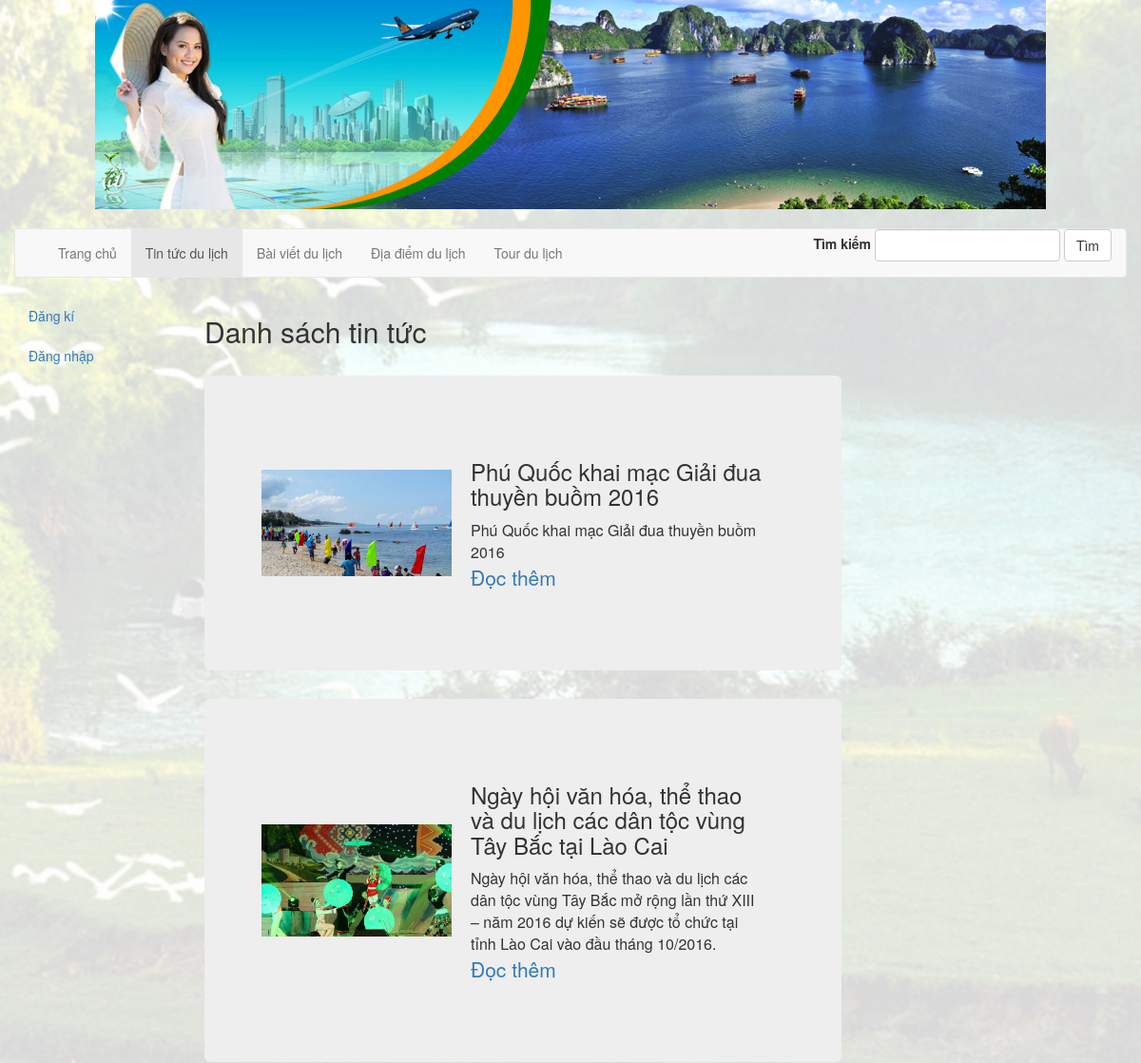
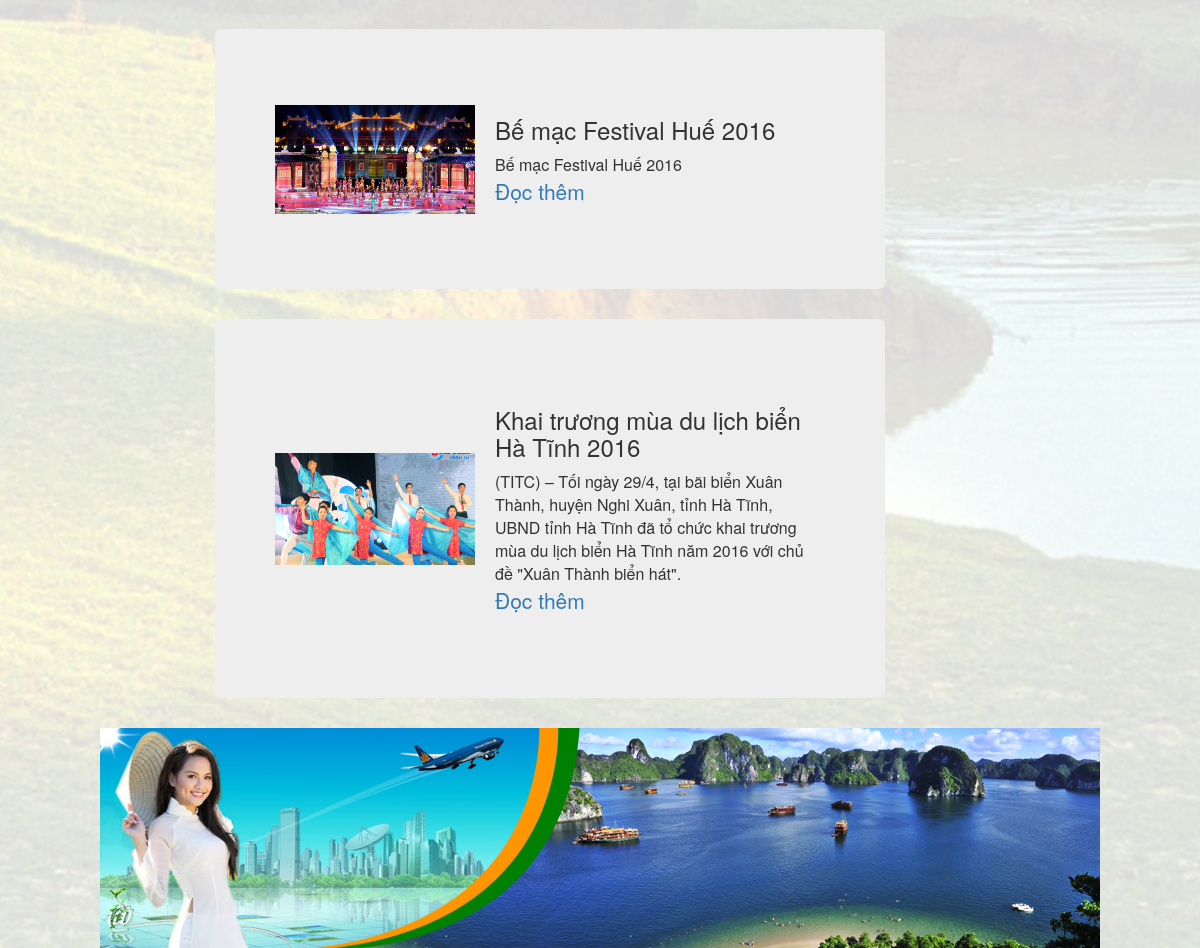
/index.php/news, run on the app's committed database (2 pictures, top to bottom).
### tables this page shows
CREATE TABLE IF NOT EXISTS `news` (
  `id` int(11) NOT NULL AUTO_INCREMENT,
  `title` text NOT NULL,
  `feature_img` text NOT NULL,
  `description` text NOT NULL,
  `content` text NOT NULL,
  PRIMARY KEY (`id`)
);

### application/controllers/news.php (called while the page is built, shortened)
<?php
class News extends CI_Controller {
        public function __construct()
        {
                $this->load->model('news_model');
                $this->load->helper('url_helper');
        }
        public function index()
        {
				$data['title'] = 'Danh sách tin tức';
				$num_news = $this->news_model->get_num_news();
				$perpage	= 5;
				$this->load->library('pagination');
				$config['total_rows'] = $num_news;
				$config['per_page'] = $perpage;
				$config['next_link'] = 'Kế tiếp &gt;';
				$config['prev_link'] = '&lt; Lùi lại';
				$config['num_tag_open'] = '   ';
				$config['num_tag_close'] = '   ';
				$config['num_links']	= 5;
				$config['cur_tag_open'] = '<a class="currentpage">';
				$config['cur_tag_close'] = '</a>';
				$config['base_url'] = base_url().'index.php/news/index/';
				$config['use_page_numbers']  = TRUE;
				$config['uri_segment']	= 3;
				$this->pagination->initialize($config);
				$pagination = $this->pagination->create_links();
				$offset = ($this->uri->segment(3)=='') ? 1 : $this->uri->segment(3);
				$data['newsList'] = $this->news_model->get_news_by_range($perpage, $offset);
				$data['pagination'] = $pagination;
				$this->load->view('templates/header');
				$this->load->view('templates/leftsidebar');
				$this->load->view('news/index', $data);
				$this->load->view('templates/rightsidebar');
				$this->load->view('templates/footer');
        }
}

### index.php (called while the page is built, shortened)
<?php
require_once BASEPATH.'core/CodeIgniter.php';

### application/models/News_model.php (called while the page is built, shortened)
<?php
class News_model extends CI_Model {
		public function get_news_by_range($perpage, $offset)
		{
        $query = $this->db->get('news', $perpage, (($offset-1) * $perpage));
        return $query->result_array();
		}
}

### application/views/news/index.php (the view, shortened to what this page needs)
<div class="col-lg-7 col-md-7 col-xs-8">
	<h2><?php echo $title; ?></h2>
	<br/>
	<?php foreach ($newsList as $news_item): ?>
			<div class="jumbotron">
				<table>
					<td width="200px">
							<img src="<?php echo $news_item['feature_img'];?>" width="200px"/>
					</td>
					<td>
						<div style="padding: 20px">
							<h3><?php echo $news_item['title']; ?></h3>
							<div class="main">
									<?php echo $news_item['description']; ?>
							</div>
							<p><a href="<?php echo site_url('news/view/'.$news_item['id']); ?>">Đọc thêm</a></p>
						</div>
					</td>
				</table>
			</div>
	<?php endforeach; ?>
</div>

### data on the page
news: feature_img (picture), title "Phú Quốc khai mạc Giải đua thuyền buồm 2016", description "Phú Quốc khai mạc Giải đua thuyền buồm 2016"
news: feature_img (picture), title "Ngày hội văn hóa, thể thao và du lịch các dân tộc vùng Tây Bắc tại Lào Cai", description "Ngày hội văn hóa, thể thao và du lịch các dân tộc vùng Tây Bắc mở rộng lần thứ XIII – năm 2016 dự kiến sẽ được tổ chức tại tỉnh Lào Cai vào đầu tháng 10/2016."
news: feature_img (picture), title "Bế mạc Festival Huế 2016", description "Bế mạc Festival Huế 2016"
news: feature_img (picture), title "Khai trương mùa du lịch biển Hà Tĩnh 2016", description "(TITC) – Tối ngày 29/4, tại bãi biển Xuân Thành, huyện Nghi Xuân, tỉnh Hà Tĩnh, UBND tỉnh Hà Tĩnh đã tổ chức khai trương mùa du lịch biển Hà Tĩnh năm 2016 với chủ đề \"Xuân Thành biển hát\"."

### other printed values
$title "Danh sách tin tức"
